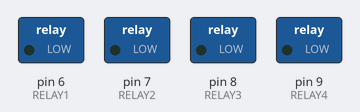
Simulated run of this sketch. Board: Arduino Uno, built with avr-gcc and run on an emulated ATmega328P. On the bench: switched loads named in the sketch (green lamp = pin HIGH).

Above: at 0.1 s.
At 2.1 s:
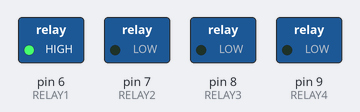
At 6.1 s:
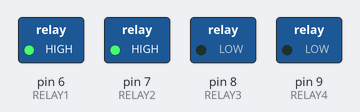
At 10.1 s:
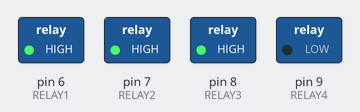
At 20.1 s:
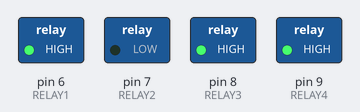
At 38.1 s:
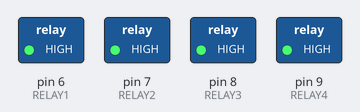
Timing chart, 0 to 39.6 s (numbered marks = the images above):
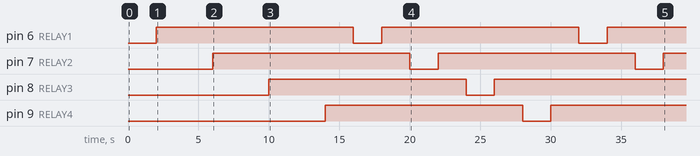

The sketch:

relaySimple.ino
```cpp
#define RELAY1 6
#define RELAY2 7
#define RELAY3 8
#define RELAY4 9

void setup(){
  pinMode(RELAY1,OUTPUT);
  pinMode(RELAY2,OUTPUT);
  pinMode(RELAY3,OUTPUT);
  pinMode(RELAY4,OUTPUT);
}

void loop(){
  digitalWrite(RELAY1,LOW);
  delay(2000);
  digitalWrite(RELAY1,HIGH);
  delay(2000);
  digitalWrite(RELAY2,LOW);
  delay(2000);
  digitalWrite(RELAY2,HIGH);
  delay(2000);
  digitalWrite(RELAY3,LOW);
  delay(2000);
  digitalWrite(RELAY3,HIGH);
  delay(2000);
  digitalWrite(RELAY4,LOW);
  delay(2000);
  digitalWrite(RELAY4,HIGH);
  delay(2000);
}
```

Measured:
- by itself, pin 6 (RELAY1), pin 7 (RELAY2): alternates HIGH for 14.0 s and LOW for 2.0 s
- by itself, pin 8 (RELAY3): LOW → HIGH at 10.0 s, → LOW 14.0 s later, → HIGH 2.0 s later
- by itself, pin 9 (RELAY4): LOW → HIGH at 14.0 s, → LOW 14.0 s later, → HIGH 2.0 s later
